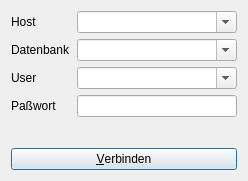
<?xml version="1.0" encoding="UTF-8"?>
<ui version="4.0">
 <class>ConnectDialog</class>
 <widget class="QDialog" name="ConnectDialog">
  <property name="geometry">
   <rect>
    <x>0</x>
    <y>0</y>
    <width>248</width>
    <height>181</height>
   </rect>
  </property>
  <property name="windowTitle">
   <string>Verbinden mit</string>
  </property>
  <layout class="QGridLayout" name="gridLayout">
   <item row="0" column="0">
    <layout class="QVBoxLayout" name="verticalLayout">
     <item>
      <layout class="QFormLayout" name="formLayout">
       <property name="fieldGrowthPolicy">
        <enum>QFormLayout::AllNonFixedFieldsGrow</enum>
       </property>
       <item row="1" column="0">
        <widget class="QLabel" name="label_2">
         <property name="text">
          <string>Datenbank</string>
         </property>
        </widget>
       </item>
       <item row="3" column="0">
        <widget class="QLabel" name="label_4">
         <property name="text">
          <string>Paßwort</string>
         </property>
        </widget>
       </item>
       <item row="3" column="1">
        <widget class="QLineEdit" name="lineEdit_pw">
         <property name="echoMode">
          <enum>QLineEdit::PasswordEchoOnEdit</enum>
         </property>
        </widget>
       </item>
       <item row="1" column="1">
        <widget class="QComboBox" name="comboBox_db">
         <property name="editable">
          <bool>true</bool>
         </property>
        </widget>
       </item>
       <item row="0" column="0">
        <widget class="QLabel" name="label">
         <property name="text">
          <string>Host</string>
         </property>
        </widget>
       </item>
       <item row="2" column="0">
        <widget class="QLabel" name="label_3">
         <property name="text">
          <string>User</string>
         </property>
        </widget>
       </item>
       <item row="0" column="1">
        <widget class="QComboBox" name="comboBox_host">
         <property name="editable">
          <bool>true</bool>
         </property>
        </widget>
       </item>
       <item row="2" column="1">
        <widget class="QComboBox" name="comboBox_user">
         <property name="editable">
          <bool>true</bool>
         </property>
        </widget>
       </item>
      </layout>
     </item>
     <item>
      <widget class="QPushButton" name="pushButton_connect">
       <property name="text">
        <string>&amp;Verbinden</string>
       </property>
      </widget>
     </item>
    </layout>
   </item>
  </layout>
 </widget>
 <tabstops>
  <tabstop>comboBox_host</tabstop>
  <tabstop>comboBox_db</tabstop>
  <tabstop>comboBox_user</tabstop>
  <tabstop>lineEdit_pw</tabstop>
  <tabstop>pushButton_connect</tabstop>
 </tabstops>
 <resources/>
 <connections/>
</ui>
